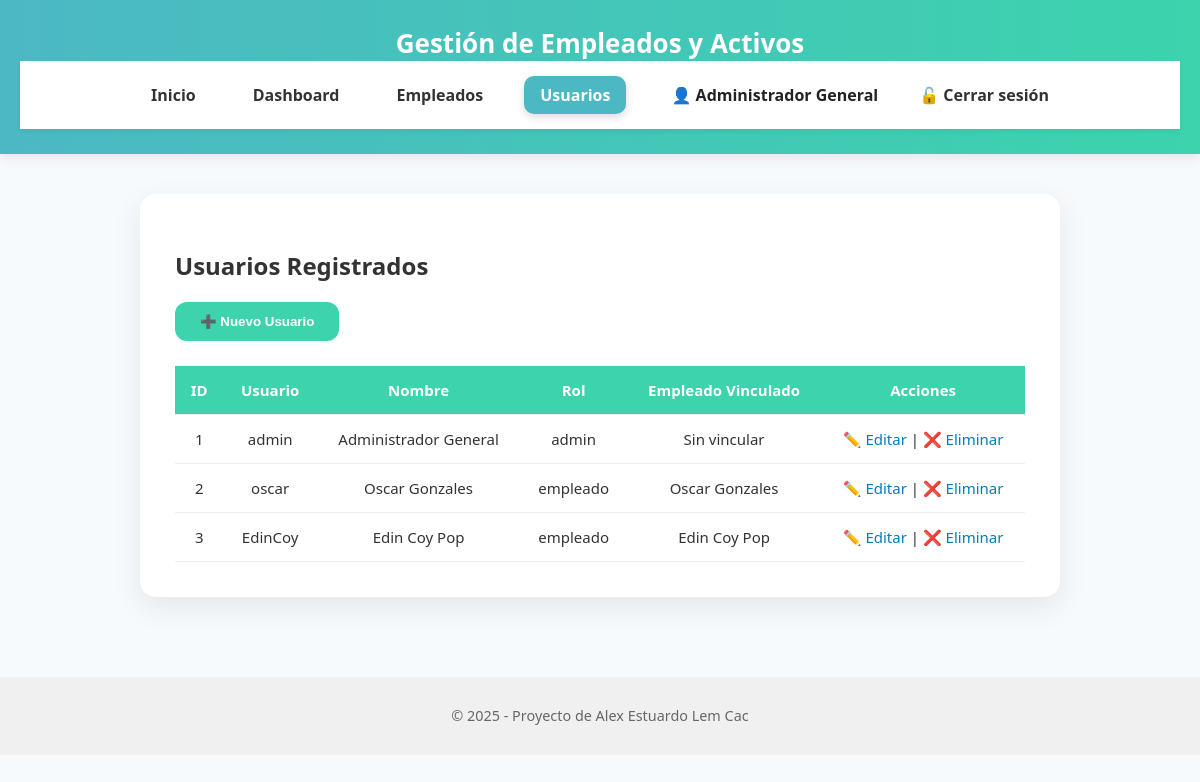
/usuarios/ (signed in), run on the app's committed database.
### tables this page shows
CREATE TABLE usuarios (
    id INTEGER PRIMARY KEY AUTOINCREMENT,
    username TEXT UNIQUE NOT NULL,
    password TEXT NOT NULL,
    nombre TEXT NOT NULL,
    rol TEXT NOT NULL DEFAULT 'empleado',
    id_empleado INTEGER,
    FOREIGN KEY(id_empleado) REFERENCES empleados(id)
);

### controllers/usuarios.py (the view)
@usuarios_bp.route('/')
def listar_usuarios():
    if 'usuario' not in session or session.get('rol') != 'admin':
        return redirect(url_for('auth_bp.login_admin'))
    conn = conectar()
    cursor = conn.cursor()
    cursor.execute("SELECT u.id, u.username, u.nombre, u.rol, e.nombres || ' ' || e.apellidos FROM usuarios u LEFT JOIN empleados e ON u.id_empleado = e.id")
    usuarios = cursor.fetchall()
    conn.close()
    return render_template('usuarios.html', usuarios=usuarios)

### controllers/usuarios.py (called while the page is built)
def conectar():
    return sqlite3.connect(Config.DATABASE)

### templates/usuarios.html (shortened to what this page needs)
{% extends "base.html" %}
{% block content %}
<div class="contenedor">
  <h2>Usuarios Registrados</h2>
  <a href="{{ url_for('usuarios_bp.agregar_usuario') }}">
    <button>➕ Nuevo Usuario</button>
  </a>
  <table>
    <thead>
      <tr>
        <th>ID</th>
        <th>Usuario</th>
        <th>Nombre</th>
        <th>Rol</th>
        <th>Empleado Vinculado</th>
        <th>Acciones</th>
      </tr>
    </thead>
    <tbody>
      {% for u in usuarios %}
      <tr>
        <td>{{ u[0] }}</td>
        <td>{{ u[1] }}</td>
        <td>{{ u[2] }}</td>
        <td>{{ u[3] }}</td>
        <td>{{ u[4] or 'Sin vincular' }}</td>
        <td>
          <a href="{{ url_for('usuarios_bp.editar_usuario', id=u[0]) }}">✏️ Editar</a> |
          <a href="{{ url_for('usuarios_bp.eliminar_usuario', id=u[0]) }}" onclick="return confirm('¿Eliminar este usuario?')">❌ Eliminar</a>
        </td>
      </tr>
      {% endfor %}
    </tbody>
  </table>
</div>
{% endblock %}

### templates/base.html (shortened to what this page needs)
<!DOCTYPE html>
<html lang="es">
<head>
  <link rel="stylesheet" href="{{ url_for('static', filename='css/estilo.css') }}">
</head>
<body>
  <header>
    <h1>Gestión de Empleados y Activos</h1>
    <nav>
      <a href="{{ url_for('inicio') }}" class="{% if request.endpoint == 'inicio' %}activo{% endif %}">Inicio</a>
      {% if session.get('usuario') %}
        {% if session.get('rol') == 'admin' %}
          <a href="{{ url_for('dashboard_bp.panel_admin') }}" class="{% if request.endpoint == 'dashboard_bp.panel_admin' %}activo{% endif %}">Dashboard</a>
          <a href="{{ url_for('empleados_bp.listar_empleados') }}" class="{% if request.endpoint == 'empleados_bp.listar_empleados' %}activo{% endif %}">Empleados</a>
          <a href="{{ url_for('usuarios_bp.listar_usuarios') }}" class="{% if request.endpoint == 'usuarios_bp.listar_usuarios' %}activo{% endif %}">Usuarios</a>
        {% elif session.get('rol') == 'empleado' %}
          <a href="{{ url_for('auth_bp.panel_empleado') }}" class="{% if request.endpoint == 'auth_bp.panel_empleado' %}activo{% endif %}">Mis Activos</a>
        {% endif %}
        <span style="margin-left: 20px; font-weight: bold;">
          👤 {{ session['usuario'] }}
        </span>
        <a href="{{ url_for('auth_bp.logout') }}" style="float: right;">🔓 Cerrar sesión</a>
      {% else %}
        <a href="{{ url_for('auth_bp.login_admin') }}" class="{% if request.endpoint == 'auth_bp.login_admin' %}activo{% endif %}">Login Admin</a>
        <a href="{{ url_for('auth_bp.login_empleado') }}" class="{% if request.endpoint == 'auth_bp.login_empleado' %}activo{% endif %}">Login Empleado</a>
      {% endif %}
    </nav>
  </header>
  <main>
    {% block content %}{% endblock %}
  </main>
  <footer>
    <p>&copy; 2025 - Proyecto de Alex Estuardo Lem Cac</p>
  </footer>
</body>
</html>

### static/css/estilo.css (style rules this page uses)
body { font-family: 'Segoe UI', sans-serif; margin: 0; background-color: #f7fafd; color: #333; }
header { background: linear-gradient(to right, #4CB8C4, #3CD3AD); color: white; padding: 25px 20px; text-align: center; box-shadow: 0 4px 12px rgba(0, 0, 0, 0.08); }
header h1 { margin: 0; font-size: 26px; }
nav { background: white; display: flex; justify-content: center; align-items: center; gap: 25px; padding: 15px; box-shadow: 0 3px 6px rgba(0, 0, 0, 0.06); position: sticky; top: 0; z-index: 1000; }
nav a { color: #333; text-decoration: none; font-weight: 600; padding: 8px 16px; border-radius: 10px; transition: all 0.3s ease; }
nav a.activo { background-color: #4CB8C4; color: white; box-shadow: 0 3px 8px rgba(0, 0, 0, 0.15); }
main { padding: 40px 20px; }
.contenedor { background: white; padding: 35px; max-width: 850px; margin: auto; border-radius: 16px; box-shadow: 0 10px 30px rgba(0, 0, 0, 0.08); }
.form-row button, button { background-color: #3CD3AD; color: white; padding: 12px 25px; border: none; border-radius: 12px; font-weight: bold; cursor: pointer; transition: background 0.3s ease; }
table { width: 100%; border-collapse: collapse; margin-top: 25px; font-size: 15px; background-color: white; }
table th, table td { padding: 14px; text-align: center; border-bottom: 1px solid #eee; }
thead { background-color: #3CD3AD; color: white; }
footer { text-align: center; padding: 15px; font-size: 0.9em; color: #666; background: #f0f0f0; margin-top: 40px; }
a { color: #007dbc; text-decoration: none; font-weight: 500; }
nav span { color: #222; font-weight: bold; }

### data on the page
usuarios: usuario "Administrador General", id "1", username "admin", nombre "Administrador General", rol "admin", u "Sin vincular"
usuarios: id "2", username "oscar", nombre "Oscar Gonzales", rol "empleado"
usuarios: id "3", username "EdinCoy", nombre "Edin Coy Pop", rol "empleado"
